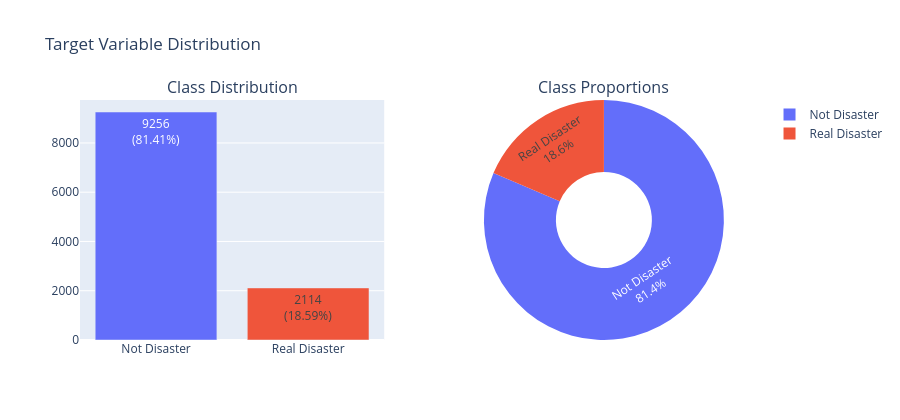

Source (notebook cell):
### Code cell
from plotly.subplots import make_subplots
import plotly.graph_objects as go

labels = target_counts["label_name"].tolist()
counts = target_counts["count"].tolist()
colors = ["#636EFA", "#EF553B"]

fig = make_subplots(rows=1, cols=2,
    specs=[[{"type":"bar"}, {"type":"pie"}]],
    subplot_titles=("Class Distribution", "Class Proportions"))
fig.add_trace(
    go.Bar(x=labels, y=counts, marker_color=colors,
           text=[f"{c}<br>({p}%)" for c,p in zip(counts, target_counts["percentage"])],
           textposition="auto", showlegend=False),
    row=1, col=1)
fig.add_trace(
    go.Pie(labels=labels, values=counts, marker_colors=colors,
           hole=0.4, textinfo="label+percent"),
    row=1, col=2)
fig.update_layout(title_text="Target Variable Distribution", height=420)
fig.show()

### Figure 1 — Plotly figure (JSON) as saved in the notebook; plotly's stock layout.template omitted (floating-point values rounded to 4 significant figures)
{"data": [{"marker": {"color": ["#636EFA", "#EF553B"]}, "showlegend": false, "text": ["9256<br>(81.41%)", "2114<br>(18.59%)"], "textposition": "auto", "type": "bar", "x": ["Not Disaster", "Real Disaster"], "xaxis": "x", "y": [9256, 2114], "yaxis": "y"}, {"domain": {"x": [0.55, 1], "y": [0, 1]}, "hole": 0.4, "labels": ["Not Disaster", "Real Disaster"], "marker": {"colors": ["#636EFA", "#EF553B"]}, "textinfo": "label+percent", "type": "pie", "values": [9256, 2114]}], "layout": {"annotations": [{"font": {"size": 16}, "showarrow": false, "text": "Class Distribution", "x": 0.225, "xanchor": "center", "xref": "paper", "y": 1, "yanchor": "bottom", "yref": "paper"}, {"font": {"size": 16}, "showarrow": false, "text": "Class Proportions", "x": 0.775, "xanchor": "center", "xref": "paper", "y": 1, "yanchor": "bottom", "yref": "paper"}], "height": 420, "title": {"text": "Target Variable Distribution"}, "xaxis": {"anchor": "y", "domain": [0, 0.45]}, "yaxis": {"anchor": "x", "domain": [0, 1]}}}
